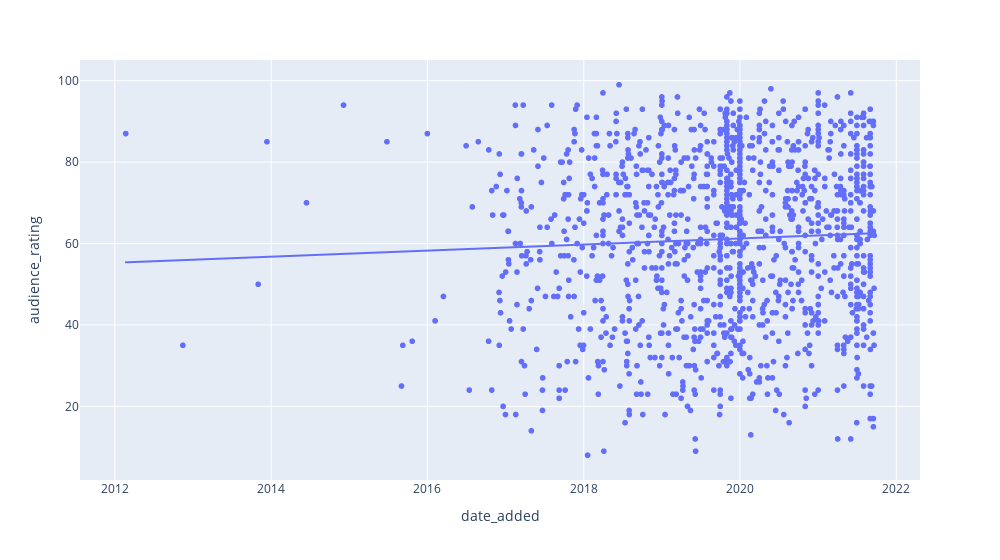

Notebook source saved alongside this figure:
### Code cell
audience_rating_df = audience_rating_df.sort_values(by="date_added", ascending=False)

scatter_fig = px.scatter(
  data_frame=audience_rating_df,
  y="audience_rating",
  x="date_added",
  trendline="ols",
  width=1000
)

box_fig = px.box(
  data_frame=audience_rating_df,
  y="audience_rating",
  x="date_added",
  width=1000
)

scatter_fig.show()
box_fig.show()

### Figure 1 — Plotly figure (JSON) as saved in the notebook; plotly's stock layout.template omitted (floating-point values rounded to 4 significant figures; data arrays with more than 128 entries replaced by an {"elided": "..."} marker saying what was removed)
{"data": [{"hovertemplate": "date_added=%{x}<br>audience_rating=%{y}<extra></extra>", "legendgroup": "", "marker": {"color": "#636efa", "symbol": "circle"}, "mode": "markers", "name": "", "showlegend": false, "type": "scattergl", "x": {"elided": "1278 str values"}, "xaxis": "x", "y": {"elided": "1278 int values"}, "yaxis": "y"}, {"hovertemplate": "<b>OLS trendline</b><br>audience_rating = 2.36339e-08 * date_added + 23.9549<br>R<sup>2</sup>=0.002502<br><br>date_added=%{x}<br>audience_rating=%{y} <b>(trend)</b><extra></extra>", "legendgroup": "", "marker": {"color": "#636efa", "symbol": "circle"}, "mode": "lines", "name": "", "showlegend": false, "type": "scattergl", "x": {"elided": "1278 str values"}, "xaxis": "x", "y": {"elided": "1278 float values"}, "yaxis": "y"}], "layout": {"legend": {"tracegroupgap": 0}, "margin": {"t": 60}, "width": 1000, "xaxis": {"anchor": "y", "domain": [0, 1], "title": {"text": "date_added"}}, "yaxis": {"anchor": "x", "domain": [0, 1], "title": {"text": "audience_rating"}}}}
